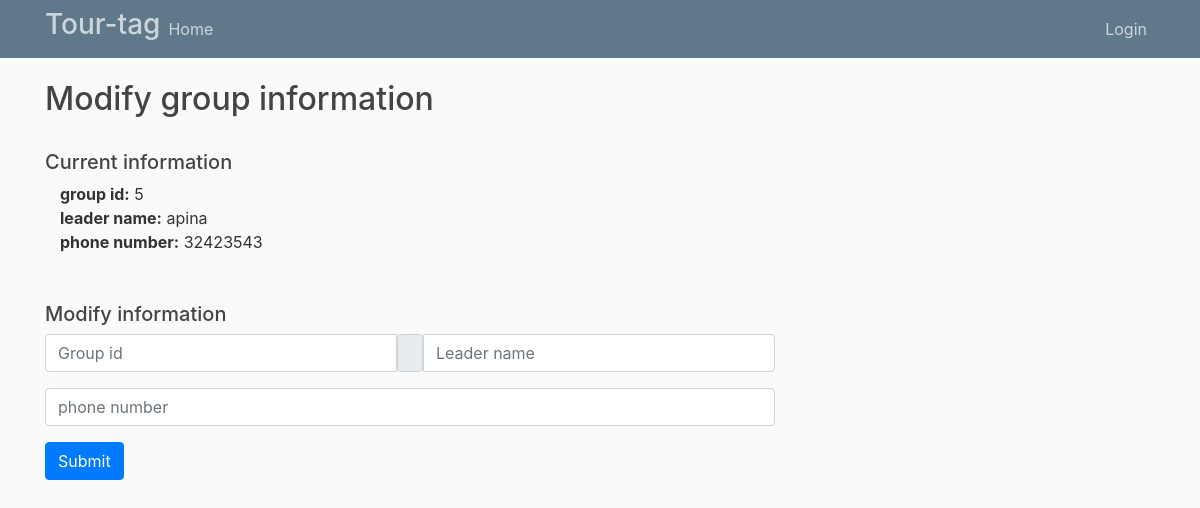
Page /group/ on the committed database.
### users/models.py (models this page shows)
class Group(models.Model):
    group_id = models.IntegerField()
    group_leader = models.CharField(max_length=100)
    phone_number = models.IntegerField()

### users/views.py (the view, shortened to what this page needs)
# urls.py: path('group/', views.group, name='group'),
def group(request):
    group = Group.objects.get(id='1')
    return render(request, 'group.html',{'group': group})

### users/templates/group.html (shortened to what this page needs)
{% extends "base.html" %}
{% block content %}
<h2>Modify group information</h2>
<br>
<h5>Current information</h5>
                <div class="col">
                    <b>group id:</b> {{group.group_id}}
                </div>
                <div class="col">
                    <b>leader name:</b> {{group.group_leader}}
                </div>
                <div class="col">
                    <b>phone number:</b> {{group.phone_number}}
                </div>
<br>
<br>
<h5>Modify information</h5>
<form method="POST">
    <div class="input-group mb-3">
    <input type="text" name="groupid" class="form-control" id="formGroupExampleInput" placeholder="Group id">
    <span class="input-group-text"></span>
    <input type="text" name="leadername"class="form-control" id="formGroupExampleInput2" placeholder="Leader name">
    </div>
    <div class="input-group mb-3">
    <input type="text" name="number" class="form-control" id="formGroupExampleInput" placeholder="phone number">
    </div>
    <button type="submit" name="update_group" class="btn btn-primary">Submit</button>
</form>
{% endblock content %}

### users/static/users/main.css (style rules this page uses)
body { background: #fafafa; color: #333333; margin-top: 5rem; }
h1, h2, h3, h4, h5, h6 { color: #444444; }

### rows in the picture
Group: group_id "5", group_leader "apina", phone_number "32423543"
